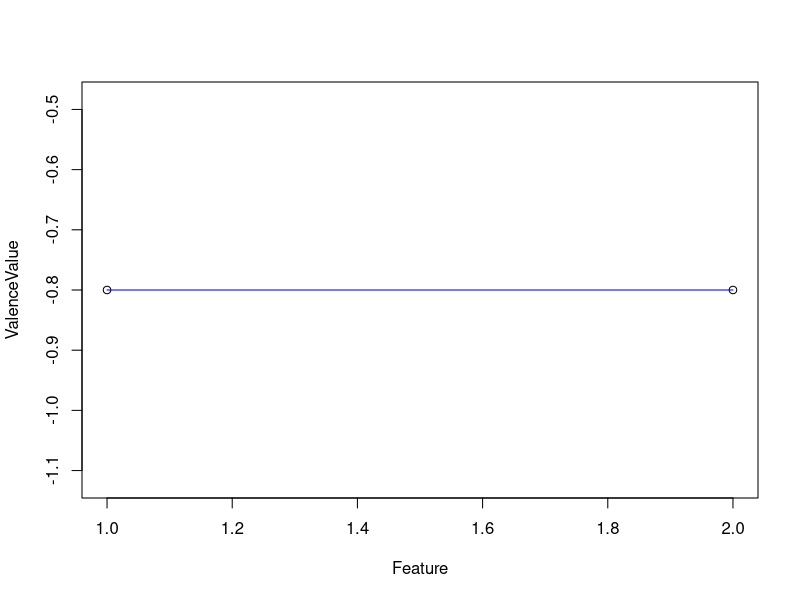
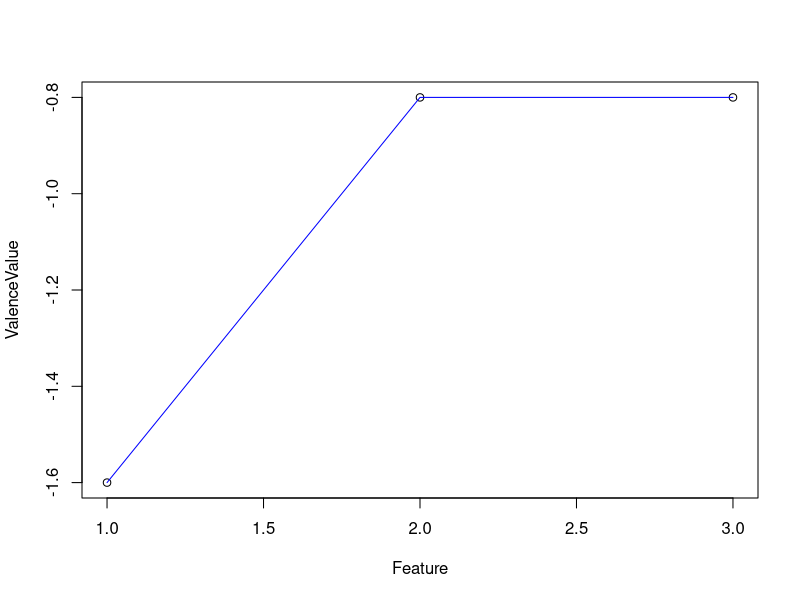
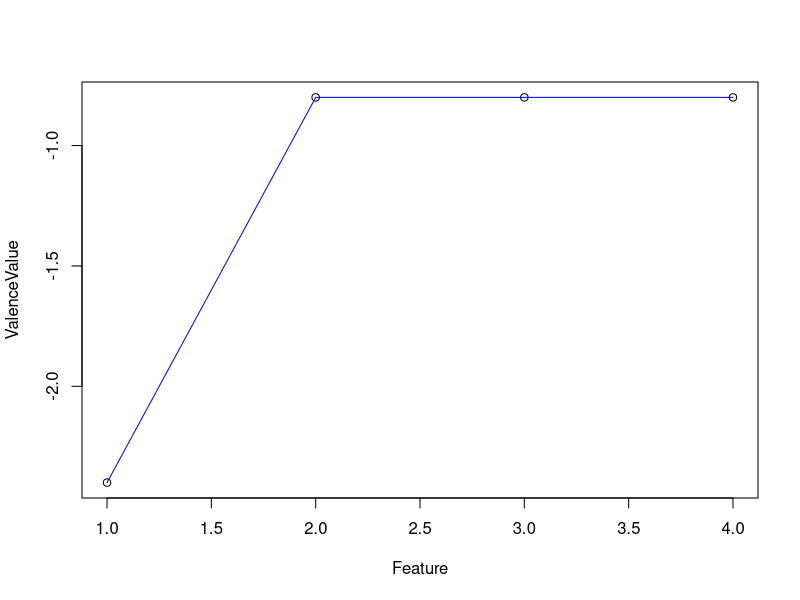
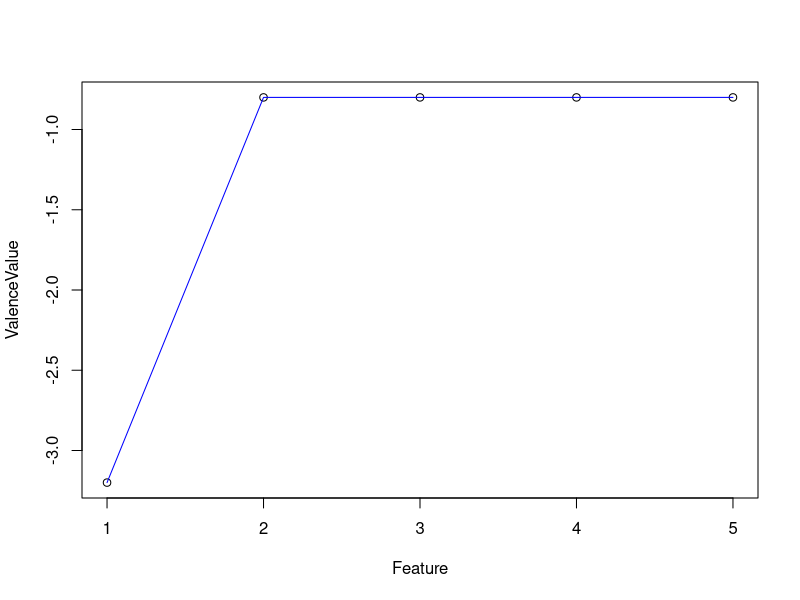
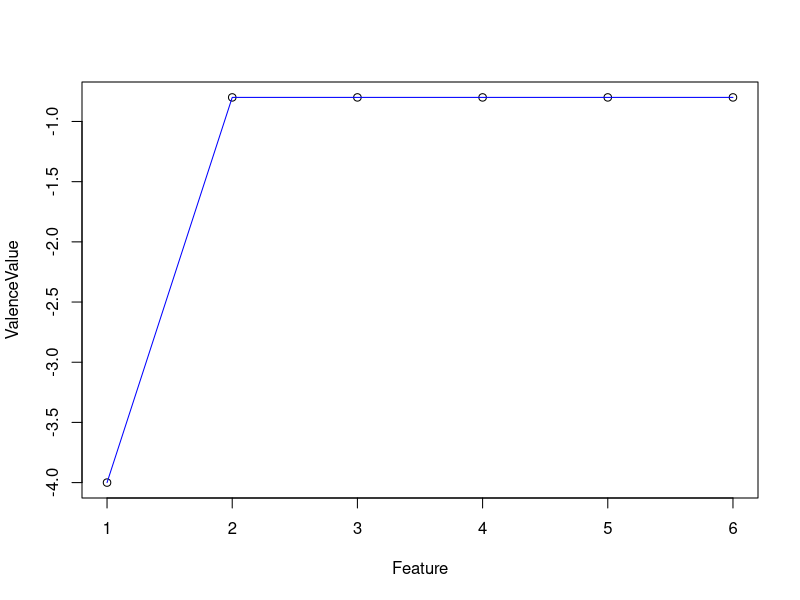
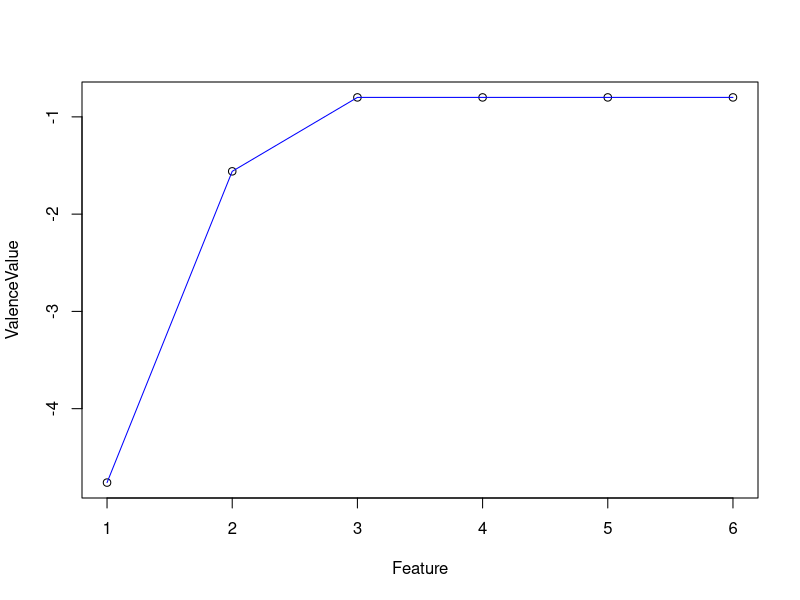
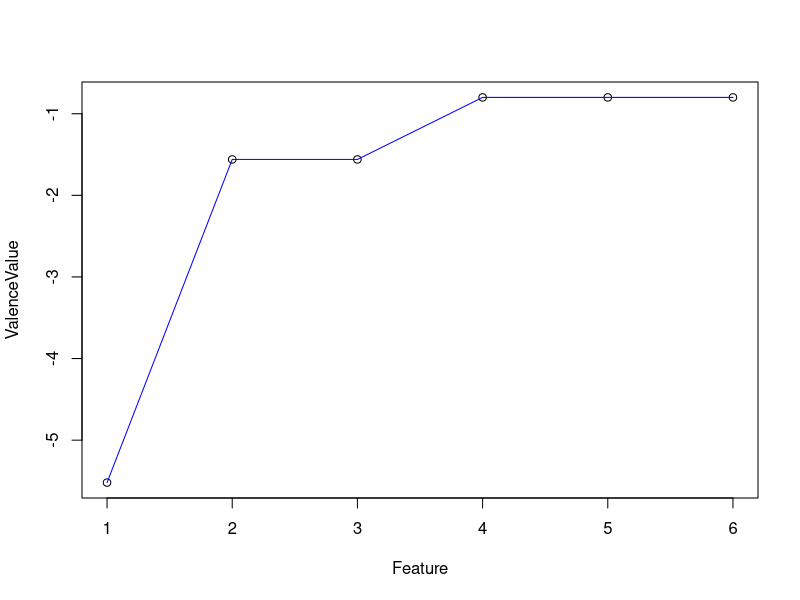
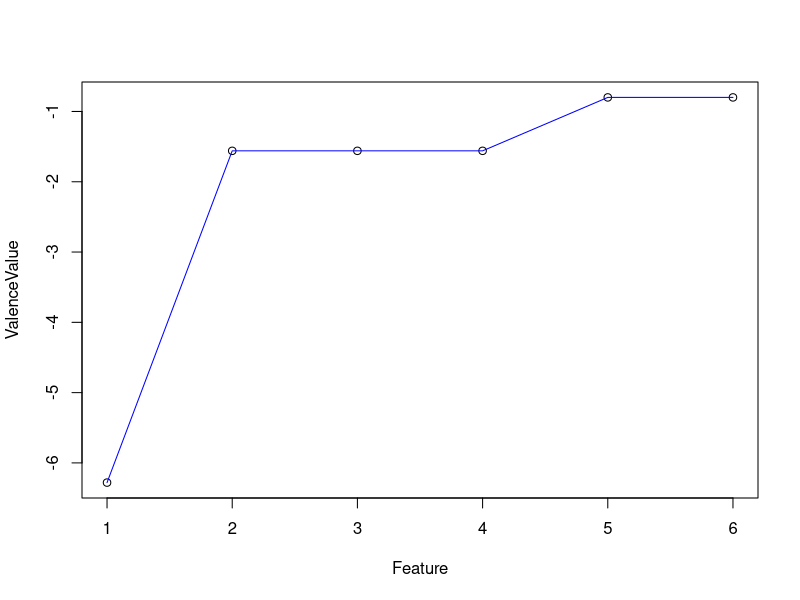

These figures' R source, in order:
### Generalization of evaluative conditioning, Modeling CS Variability


#packages
library(ggplot2)


#latent variables of participant
learnRate <- 0.8 #participants are not able to learn everything perfectly
repRate <- 1
decreaseFactorRepeat <- 0.95 #with every repeat, the laerning cure flattens

#experimental variables
nTrials <- 4
nCat <- 4
nExemplar <- 5
nFeaturesPerCS <- 2

#stimuli in rating phase
Stimuli <- matrix(NA, nExemplar, nFeaturesPerCS)

for (CS in 1:nrow(Stimuli)){
  Stimuli[CS, 1:nFeaturesPerCS] <- c(1, CS+1)
}

#stimuli in testing phase
FeatureStim <- unique(as.vector(Stimuli))
CSStim <- Stimuli[1,]
GSStim <- c(1,nExemplar*nFeaturesPerCS + 1)

#valence for each category
CatVal <- c()
for(cat in 1:nCat){
  Valence <- sample(c(-1,1), size = 1)
  CatVal[cat] <- Valence
}

#learning conditions
many <- 5
one <- 1


#### learning phase - information reduction
#sum up valence for each stimulus feature

#Plot results

#many
Expectation <- matrix(0, 1, nFeaturesPerCS)
category <- 1
nTrials <- 4
for (round in 1:nTrials){
  for (nrCS in 1:many){
    Valence <- CatVal[category]
    for (feat in 1:nFeaturesPerCS){
      featureNR <- Stimuli[nrCS, feat]
      if (featureNR %in% Expectation[,1]){
        Expectation[Expectation[,1] == featureNR] <- c(featureNR, Expectation[Expectation[,1] == featureNR][[2]] + Valence*learnRate*repRate)
      } else {
        NewExpectation <- c(featureNR, Valence*learnRate*repRate)
        Expectation <- rbind(Expectation, NewExpectation)
      }
    }
    Plot <- as.data.frame(Expectation)
    names(Plot) <- c("Feature", "ValenceValue")
    Plot <- Plot[-1,]
    plot(Plot)
    print(lines(Plot, col = "blue"))
    Sys.sleep(1)
  }
  repRate <- repRate*decreaseFactorRepeat
}
ExpectationMany <- Expectation[-1,]
ExpectationMany

#one
#storage location for valence values
Expectation <- matrix(0, 1, nFeaturesPerCS)

category <- 1
nTrials <- 20

for (round in 1:nTrials){
  for (nrCS in 1:one){
    Valence <- CatVal[category]
    for (feat in 1:nFeaturesPerCS){
      featureNR <- Stimuli[nrCS, feat]
      if (featureNR %in% Expectation[,1]){
        Expectation[Expectation[,1] == featureNR] <- c(featureNR, Expectation[Expectation[,1] == featureNR][[2]] + Valence*learnRate*repRate)
      } else {
        NewExpectation <- c(featureNR, Valence*learnRate*repRate)
        Expectation <- rbind(Expectation, NewExpectation)
      }
    }
    Plot <- as.data.frame(Expectation)
    Plot <- Plot[-1,]
    names(Plot) <- c("Feature", "ValenceValue")
    print(lines(Plot, col = "red"))
    Sys.sleep(1)
  }
  repRate <- repRate*decreaseFactorRepeat
}
ExpectationOne <- Expectation[-1,]
ExpectationOne

#### testing phase

# testing of features alone
#one condition
FeatureRatingOne <- matrix(0, 1, nFeaturesPerCS)
for (feat in 1:length(FeatureStim)){
  if (feat%in%ExpectationOne[,1]){
    newFeature <- ExpectationOne[ExpectationOne[,1] == feat,]
  } else {
    newFeature <- c (feat, 0)
  }
  FeatureRatingOne <- rbind(FeatureRatingOne, newFeature)
}

FeatureRatingOne <- FeatureRatingOne[-1,]
FeatureRatingOne
plot(FeatureRatingOne, type = "l")

#many condition
FeatureRatingMany <- matrix(0, 1, nFeaturesPerCS)
for (feat in 1:length(FeatureStim)){
  if (feat%in%ExpectationMany[,1]){
    newFeature <- ExpectationMany[ExpectationMany[,1] == feat,]
  } else {
    newFeature <- c (feat, 0)
  }
  FeatureRatingMany <- rbind(FeatureRatingMany, newFeature)
}
FeatureRatingMany <- FeatureRatingMany[-1,]
FeatureRatingMany
plot(FeatureRatingMany, type = "p")


## testing of CS

feat1 <- CSStim[1]
feat2 <- CSStim[2]

#formula: Rating = RatingFeature1 + RatingFeature2
CSresultMany <- FeatureRatingMany[feat1,2] + FeatureRatingMany[feat2,2]
CSresultMany

CSresultOne <- FeatureRatingOne[feat1,2] + FeatureRatingOne[feat2,2]
CSresultOne


#testing of GSs

feat1 <- GSStim[1]
feat2 <- GSStim[2]

#formula: Rating = RatingFeature1 + RatingFeature2
#many
if (feat1%in%FeatureRatingMany) {
  GSresultMany <- FeatureRatingMany[feat1,2]
} else {
  GSresultMany <- FeatureRatingMany[feat2,2]
}
GSresultMany

#one
if (feat1%in%FeatureRatingOne) {
  GSresultOne <- FeatureRatingOne[feat1,2]
} else {
  GSresultOne <- FeatureRatingOne[feat2,2]
}
GSresultOne


## using the differences between the features for generalization
## differences: distinguish between likely predictions and less likely predictions

#many
DiffExpectation <- matrix(NA, dim(FeatureRatingMany)[1], dim(FeatureRatingMany)[1])
  
for(column in 1:dim(FeatureRatingMany)[1]){
  for (row in 1:dim(FeatureRatingMany)[1]){
    if (row == column){
      DiffExpectation[row, column] <- 0
    } else {
      DiffExpectation[row, column] <- as.numeric(FeatureRatingMany[column, 2] - FeatureRatingMany[row, 2])
    
    }
  }
}

DiffExpectationMany <- DiffExpectation
DiffExpectationMany

#one
DiffExpectation <- matrix(NA, dim(FeatureRatingMany)[1], dim(FeatureRatingMany)[1])

for(column in 1:dim(FeatureRatingOne)[1]){
  for (row in 1:dim(FeatureRatingOne)[1]){
    if (row == column){
      DiffExpectation[row, column] <- 0
    } else {
      DiffExpectation[row, column] <- as.numeric(FeatureRatingOne[column, 2] - FeatureRatingOne[row, 2])
      
    }
  }
}

DiffExpectationOne <- DiffExpectation
DiffExpectationOne

#sum of differences



